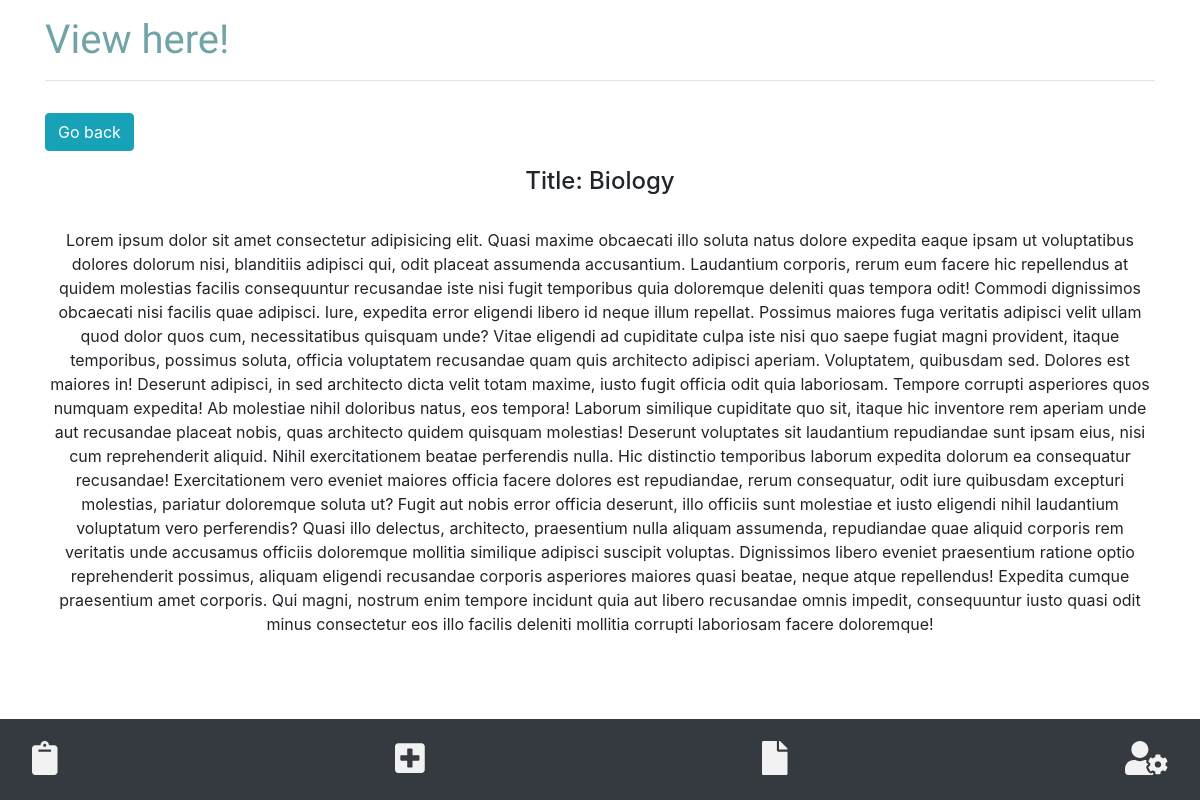
Page /views/37/ on the committed database.
### accounts/models.py (models this page shows)
class note(models.Model):
    date = models.DateTimeField(auto_now_add=True)
    title = models.CharField(max_length=100)
    takenotes = models.TextField()
    user = models.ForeignKey(User, on_delete=models.CASCADE)

### accounts/views.py (the view)
# urls.py: path('views/<int:pk>/', views.data_views, name="view"),
def data_views(request, pk):
    forms = note.objects.get(id=pk)
    return render(request, 'accounts/view.html', {'forms': forms})

### accounts/templates/accounts/view.html
{% extends 'accounts/base.html' %}
{% block body %}
{{block.super}}
<div class="container my-3">
    <h1>View here!</h1> <hr>
   <div class="row">
    <div class="col-md-2 text-left my-3">
        <a href="{% url 'notes' %}" class="btn btn-info">Go back</a>
    </div>
   </div>
   <div class="row">
    <div class="col text-center mx-auto">
            <h4>Title: {{forms.title}}</h4> <br>
            <p>{{forms.takenotes}}</p>
    </div>
   </div>
</div>
{% endblock body %}

### accounts/templates/accounts/base.html (shortened to what this page needs)
{% load static %}
<!DOCTYPE html>
<html lang="en">
<head>
    <link rel=stylesheet href="https://cdnjs.cloudflare.com/ajax/libs/font-awesome/5.15.1/css/all.min.css">
    <link rel=stylesheet href=https://stackpath.bootstrapcdn.com/bootstrap/4.3.1/css/bootstrap.min.css>
    <link rel=stylesheet href=https://cdnjs.cloudflare.com/ajax/libs/animate.css/3.7.2/animate.min.css>
    <link rel="stylesheet" href="{% static 'accounts/css/notestyle.css' %}">
</head>
<body>
    {% block body %}
     <div class="navbar bg-dark fixed-bottom">
        <a href="{% url 'notes' %}" class="nav-link" title="dashboard"><i class="fas fa-clipboard fa-2x"></i>
        <a href="{% url 'takenotes' %}" class="nav-link" title="Create New"><i class="fas fa-plus-square fa-2x"></i></a>
        <a href="{% url 'yournotes' %}" class="nav-link" title="Your notes"><i class="fas fa-file fa-2x"></i></a>
        <a href="{% url 'setting' %}" class="nav-link" title="Settings"><i class="fas fa-user-cog fa-2x"></i></a>
      </div>
             {% endblock body %}
</body>
</html>

### accounts/static/accounts/css/notestyle.css (style rules this page uses)
.navbar a { float: left; display: block; color: #f2f2f2; text-align: center; padding: 14px 16px; text-decoration: none; font-size: 17px; }
h1 { font-family: 'Lobster', cursive; color: #71A4A7; }

### accounts/templates/accounts/base.html (style rules this page uses)
body { padding-bottom: 100px; }

### rows in the picture
note: title "Biology", takenotes "Lorem ipsum dolor sit amet consectetur adipisicing elit. Quasi maxime obcaecati illo soluta natus dolore expedita eaque ipsam ut voluptatibus dolores dolorum nisi, blanditiis adipisci qui, odit placeat assumenda accusantium. Laudantium corporis, rerum eum facere hic repellendus at quidem molestias facilis consequuntur recusandae iste nisi fugit temporibus quia doloremque deleniti quas tempora odit! Commodi dignissimos obcaecati nisi facilis quae adipisci. Iure, expedita error eligendi libero id neque illum repellat. Possimus maiores fuga veritatis adipisci velit ullam quod dolor quos cum, necessitatibus quisquam unde? Vitae eligendi ad cupiditate culpa iste nisi quo saepe fugiat magni…"
